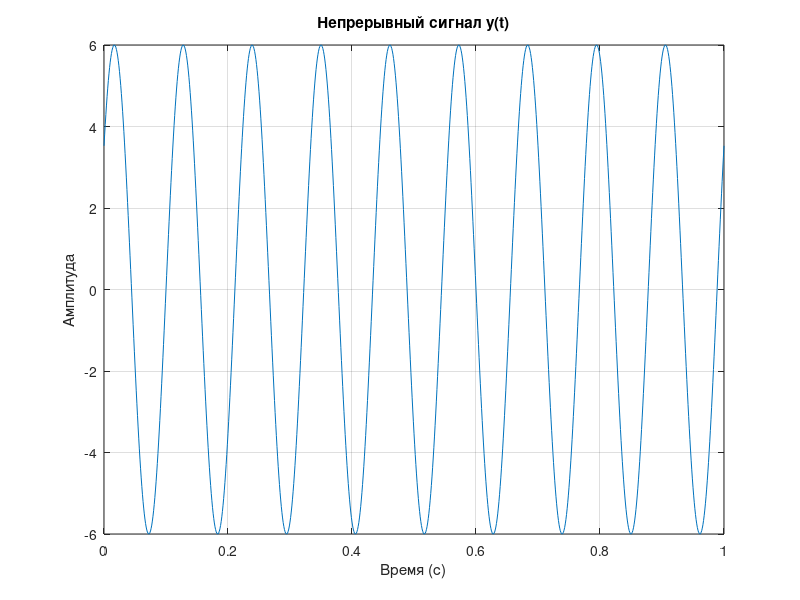
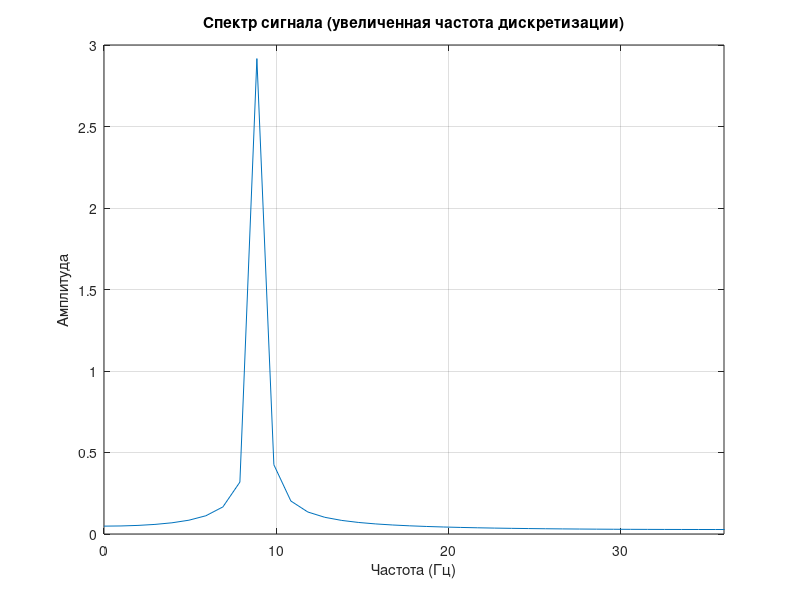
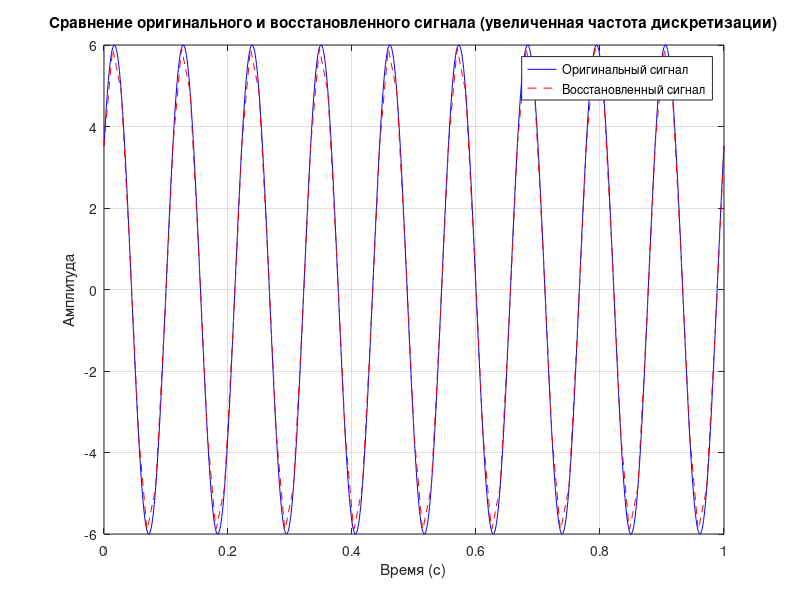

Write MATLAB code to recreate these figures, in order.
% Шаг 1: Генерация и визуализация непрерывного сигнала
f = 9; % Частота в Гц
t = 0:0.001:1;
y = 6 * sin(2 * pi * f * t + pi/5); 

% Визуализация сигнала
figure;
plot(t, y);
title('Непрерывный сигнал y(t)');
xlabel('Время (с)');
ylabel('Амплитуда');
grid on;

% Шаг 2: Определение максимальной частоты в спектре сигнала
max_freq = f;
disp(['Максимальная частота в спектре: ', num2str(max_freq), ' Гц']);

% Шаг 3: Определение минимальной необходимой частоты дискретизации
fs_min = 2 * max_freq; % Частота дискретизации по теореме Котельникова
disp(['Минимальная необходимая частота дискретизации: ', num2str(fs_min), ' Гц']);

% Шаг 4: Оцифровка сигнала с увеличенной частотой дискретизации
fs = 4 * fs_min; % Увеличиваем частоту дискретизации в 4 раза
t_sampled = 0:1/fs:1; % Временной вектор для оцифровки
y_sampled = 6 * sin(2 * pi * f * t_sampled + pi/5);

% Шаг 5: Прямое дискретное преобразование Фурье
Y = fft(y_sampled); % Дискретное преобразование Фурье
N = length(y_sampled); % Количество отсчетов
f_axis = (0:N-1)*(fs/N);
Y_magnitude = abs(Y)/N;

% Визуализация спектра
figure;
plot(f_axis, Y_magnitude);
title('Спектр сигнала (увеличенная частота дискретизации)');
xlabel('Частота (Гц)');
ylabel('Амплитуда');
xlim([0 fs/2]); % Ограничиваем ось частот до Nyquist частоты
grid on;

% Ширина спектра
spectrum_width = max(f_axis) - min(f_axis);
disp(['Ширина спектра: ', num2str(spectrum_width), ' Гц']);

% Объем памяти для хранения массива
memory_size = N * 8; % Предполагаем, что используем double (8 байт)
disp(['Объем памяти, требуемый для хранения массива: ', num2str(memory_size), ' байт']);

% Шаг 6: Восстановление оригинального сигнала
t_reconstructed = linspace(0, 1, 1000); % Временной вектор для восстановления
y_reconstructed = interp1(t_sampled, y_sampled, t_reconstructed, 'linear'); % Интерполяция

% Визуализация оригинального и восстановленного сигнала
figure;
plot(t, y, 'b', 'DisplayName', 'Оригинальный сигнал');
hold on;
plot(t_reconstructed, y_reconstructed, 'r--', 'DisplayName', 'Восстановленный сигнал');
title('Сравнение оригинального и восстановленного сигнала (увеличенная частота дискретизации)');
xlabel('Время (с)');
ylabel('Амплитуда');
legend;
grid on;
